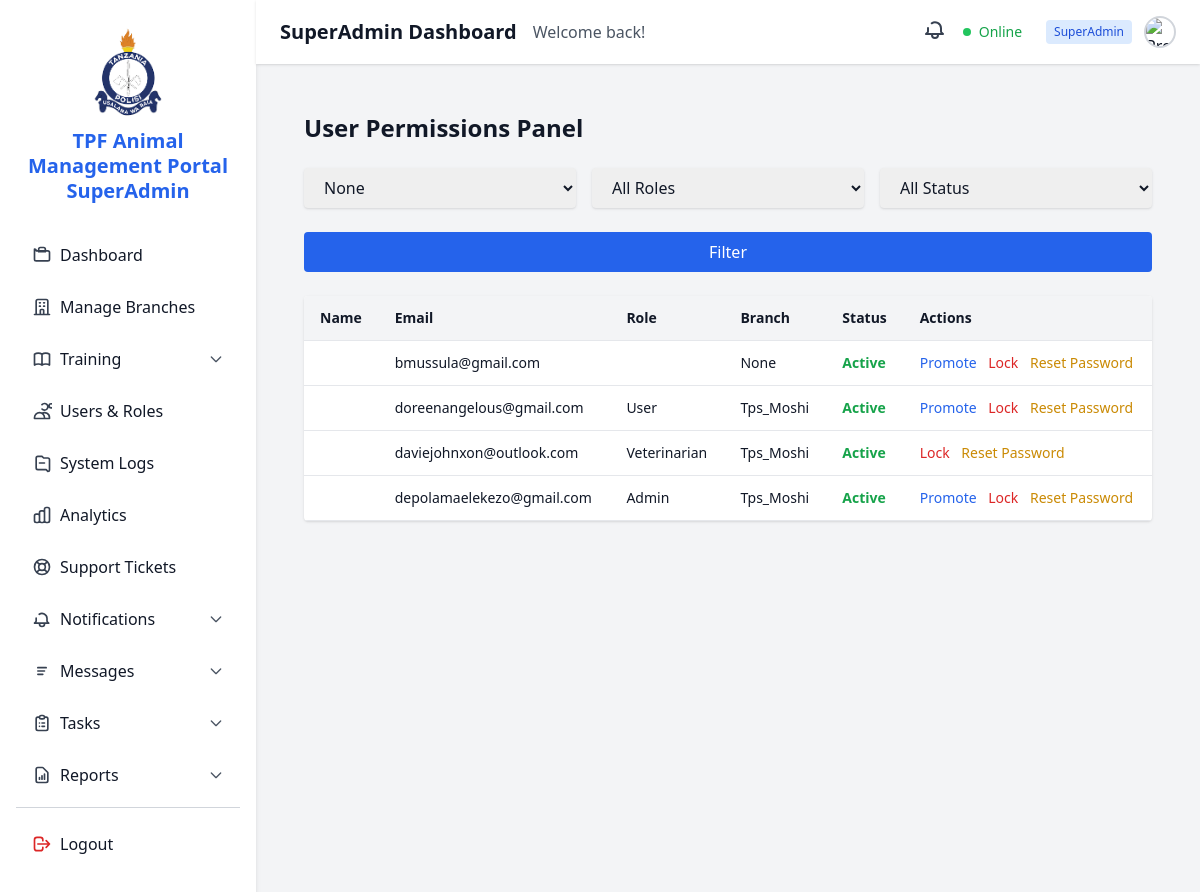
/dashboard/permissions/ (signed in), run on the app's committed database.
### accounts/models.py (models this page shows, shortened)
class CustomUser(AbstractUser):
    email = models.EmailField(unique=True)
    role = models.CharField(max_length=30, choices=ROLES)
    branch = models.ForeignKey('core.Branch', on_delete=models.SET_NULL, null=True, blank=True)

### core/models.py (models this page shows)
class Branch(models.Model):
    name = models.CharField(max_length=100, unique=True)
    location = models.CharField(max_length=255, blank=True, null=True)
    is_active = models.BooleanField(default=True)
    def __str__(self):
        return self.name

### superadmin_dashboard/views.py (the view)
# urls.py: path('permissions/', superadmin_permissions, name='superadmin_permissions'),
@login_required
def superadmin_permissions(request):
    if not request.user.is_authenticated or request.user.role != 'superadmin':
        return render(request, 'errors/unauthorized.html', status=403)
    branch_filter = request.GET.get("branch")
    role_filter = request.GET.get("role")
    status_filter = request.GET.get("status")
    users = CustomUser.objects.exclude(id=request.user.id)
    if branch_filter:
        users = users.filter(branch=branch_filter)
    if role_filter:
        users = users.filter(role=role_filter)
    if status_filter == 'locked':
        users = users.filter(is_active=False)
    elif status_filter == 'active':
        users = users.filter(is_active=True)
    return render(request, 'superadmin_dashboard/permissions.html', {
        'users': users,
        'branches': CustomUser.objects.values_list('branch', flat=True).distinct(),
        'branch_filter': branch_filter,
        'role_filter': role_filter,
        'status_filter': status_filter,
    })

### templates/superadmin_dashboard/permissions.html (shortened to what this page needs)
{% extends "superadmin_dashboard/base_dashboard.html" %}
{% load static %}
{% block content %}
<div class="p-6 bg-gray-100 min-h-screen">
  <h1 class="text-2xl font-bold mb-6">User Permissions Panel</h1>
  <form method="get" class="mb-6 grid grid-cols-1 sm:grid-cols-3 gap-4">
    <select name="branch" class="px-4 py-2 rounded border-gray-300 shadow">
      {% for b in branches %}
        <option value="{{ b }}" {% if branch_filter == b %}selected{% endif %}>{{ b }}</option>
      {% endfor %}
    </select>
    <select name="role" class="px-4 py-2 rounded border-gray-300 shadow">
      <option value="">All Roles</option>
    </select>
    <select name="status" class="px-4 py-2 rounded border-gray-300 shadow">
      <option value="">All Status</option>
    </select>
    <button type="submit" class="sm:col-span-3 bg-blue-600 text-white px-6 py-2 mt-2 rounded hover:bg-blue-700">Filter</button>
  </form>
  <div class="overflow-x-auto bg-white rounded shadow">
    <table class="min-w-full text-left text-sm">
      <thead class="bg-gray-100 border-b">
        <tr>
          <th class="px-4 py-3 font-semibold">Name</th>
          <th class="px-4 py-3 font-semibold">Email</th>
          <th class="px-4 py-3 font-semibold">Role</th>
          <th class="px-4 py-3 font-semibold">Branch</th>
          <th class="px-4 py-3 font-semibold">Status</th>
          <th class="px-4 py-3 font-semibold">Actions</th>
        </tr>
      </thead>
      <tbody>
        {% for user in users %}
          <tr class="border-b hover:bg-gray-50">
            <td class="px-4 py-3">{{ user.get_full_name }}</td>
            <td class="px-4 py-3">{{ user.email }}</td>
            <td class="px-4 py-3">{{ user.role|title }}</td>
            <td class="px-4 py-3">{{ user.branch }}</td>
            <td class="px-4 py-3">
              {% if user.is_active %}
                <span class="text-green-600 font-semibold">Active</span>
              {% else %}
                <span class="text-red-600 font-semibold">Locked</span>
              {% endif %}
            </td>
            <td class="px-4 py-3 space-x-2">
              {% if user.role != 'veterinarian' %}
                <a href="{% url 'promote_to_vet' user.id %}" class="text-blue-600 hover:underline">Promote</a>
              {% endif %}
              {% if user.is_active %}
                <a href="{% url 'lock_account' user.id %}" class="text-red-600 hover:underline">Lock</a>
              {% else %}
                <a href="{% url 'unlock_account' user.id %}" class="text-green-600 hover:underline">Unlock</a>
              {% endif %}
              <a href="#" class="text-yellow-600 hover:underline">Reset Password</a>
            </td>
          </tr>
        {% empty %}
          <tr>
            <td colspan="6" class="text-center py-4 text-gray-500">No users found for the selected filters.</td>
          </tr>
        {% endfor %}
      </tbody>
    </table>
  </div>
</div>
{% endblock %}

### data on the page
CustomUser: email "bmussula@gmail.com", branch "None", is_active "Active", role "Promote"
CustomUser: email "doreenangelous@gmail.com", role "User", branch "Tps_Moshi", is_active "Active", shows "Promote"
CustomUser: email "daviejohnxon@outlook.com", role "Veterinarian", branch "Tps_Moshi", is_active "Active"
CustomUser: email "depolamaelekezo@gmail.com", role "Admin", branch "Tps_Moshi", is_active "Active", shows "Promote"

### other printed values
form field branch "None"
